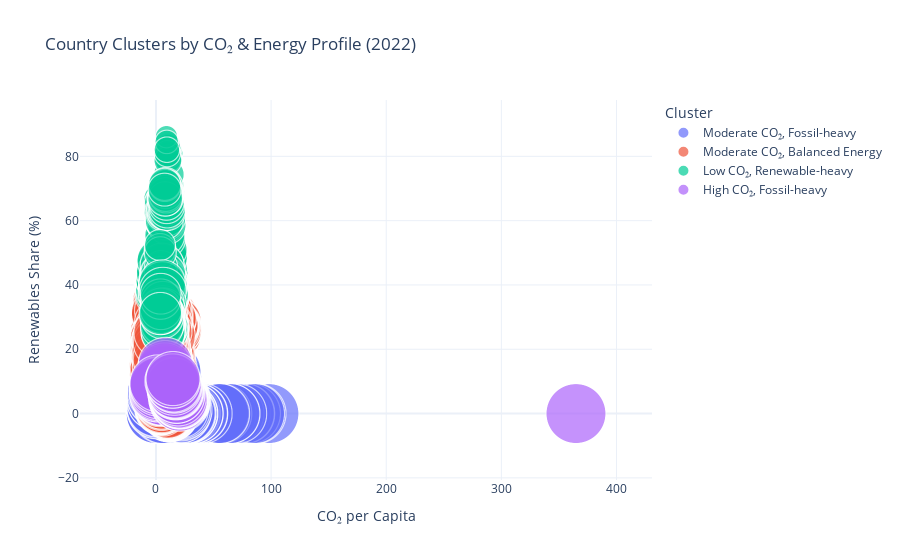

Write notebook code for a chart like this one.
### Code cell
import plotly.express as px


df_cluster['cluster_label'] = df_cluster['cluster'].map({
    3: "High CO₂, Fossil-heavy",
    2: "Moderate CO₂, Balanced Energy",
    0: "Moderate CO₂, Fossil-heavy",
    1: "Low CO₂, Renewable-heavy"
})

fig = px.scatter(
    df_cluster,
    x='co2_per_capita',
    y='renewables_share_energy',
    size='fossil_share_energy',
    color='cluster_label',
    hover_name='country',
    hover_data={
        'co2_per_capita': True,
        'renewables_share_energy': True,
        'fossil_share_energy': True,
        'low_carbon_share_energy': True,
        'gdp': True,
        'cluster_label': False
    },
    title=f"Country Clusters by CO₂ & Energy Profile ({latest_year})",
    size_max=60
)

fig.update_layout(
    xaxis_title="CO₂ per Capita",
    yaxis_title="Renewables Share (%)",
    legend_title="Cluster",
    template="plotly_white"
)

fig.show()

### Figure 1 — Plotly figure (JSON) as saved in the notebook; plotly's stock layout.template omitted (floating-point values rounded to 4 significant figures; data arrays with more than 128 entries replaced by an {"elided": "..."} marker saying what was removed)
{"data": [{"customdata": {"elided": "2704x4 mixed values"}, "hovertemplate": "<b>%{hovertext}</b><br><br>co2_per_capita=%{x}<br>renewables_share_energy=%{y}<br>fossil_share_energy=%{customdata[0]}<br>low_carbon_share_energy=%{customdata[1]}<br>gdp=%{customdata[2]}<extra></extra>", "hovertext": {"elided": "2704 str values"}, "legendgroup": "Moderate CO₂, Fossil-heavy", "marker": {"color": "#636efa", "size": {"elided": "2704 float values"}, "sizemode": "area", "sizeref": 0.02778, "symbol": "circle"}, "mode": "markers", "name": "Moderate CO₂, Fossil-heavy", "showlegend": true, "x": {"elided": "2704 float values"}, "xaxis": "x", "y": {"elided": "2704 float values"}, "yaxis": "y", "type": "scattergl"}, {"customdata": {"elided": "1197x4 mixed values"}, "hovertemplate": "<b>%{hovertext}</b><br><br>co2_per_capita=%{x}<br>renewables_share_energy=%{y}<br>fossil_share_energy=%{customdata[0]}<br>low_carbon_share_energy=%{customdata[1]}<br>gdp=%{customdata[2]}<extra></extra>", "hovertext": {"elided": "1197 str values"}, "legendgroup": "Moderate CO₂, Balanced Energy", "marker": {"color": "#EF553B", "size": {"elided": "1197 float values"}, "sizemode": "area", "sizeref": 0.02778, "symbol": "circle"}, "mode": "markers", "name": "Moderate CO₂, Balanced Energy", "showlegend": true, "x": {"elided": "1197 float values"}, "xaxis": "x", "y": {"elided": "1197 float values"}, "yaxis": "y", "type": "scattergl"}, {"customdata": {"elided": "300x4 mixed values"}, "hovertemplate": "<b>%{hovertext}</b><br><br>co2_per_capita=%{x}<br>renewables_share_energy=%{y}<br>fossil_share_energy=%{customdata[0]}<br>low_carbon_share_energy=%{customdata[1]}<br>gdp=%{customdata[2]}<extra></extra>", "hovertext": {"elided": "300 str values"}, "legendgroup": "Low CO₂, Renewable-heavy", "marker": {"color": "#00cc96", "size": {"elided": "300 float values"}, "sizemode": "area", "sizeref": 0.02778, "symbol": "circle"}, "mode": "markers", "name": "Low CO₂, Renewable-heavy", "showlegend": true, "x": {"elided": "300 float values"}, "xaxis": "x", "y": {"elided": "300 float values"}, "yaxis": "y", "type": "scattergl"}, {"customdata": {"elided": "73x4 mixed values"}, "hovertemplate": "<b>%{hovertext}</b><br><br>co2_per_capita=%{x}<br>renewables_share_energy=%{y}<br>fossil_share_energy=%{customdata[0]}<br>low_carbon_share_energy=%{customdata[1]}<br>gdp=%{customdata[2]}<extra></extra>", "hovertext": ["China", "China", "China", "China", "China", "China", "China", "China", "China", "China", "China", "China", "China", "China", "China", "China", "China", "China", "China", "China", "India", "India", "India", "India", "India", "India", "India", "India", "Kuwait", "United States", "United States", "United States", "United States", "United States", "United States", "United States", "United States", "United States", "United States", "United States", "United States", "United States", "United States", "United States", "United States", "United States", "United States", "United States", "United States", "United States", "United States", "United States", "United States", "United States", "United States", "United States", "United States", "United States", "United States", "United States", "United States", "United States", "United States", "United States", "United States", "United States", "United States", "United States", "United States", "United States", "United States", "United States", "United States"], "legendgroup": "High CO₂, Fossil-heavy", "marker": {"color": "#ab63fa", "size": [94.25, 93.97, 94.08, 94.09, 93.93, 92.43, 92.76, 92.13, 92.58, 91.15, 90.68, 89.33, 88.48, 87.36, 86.63, 85.85, 85.05, 84.41, 83.5, 82.45, 92.41, 92.47, 92.11, 91.62, 90.68, 89.85, 90.2, 89.44, 100.0, 92.47, 92.26, 91.91, 90.72, 90.13, 90.18, 89.89, 89.37, 89.64, 89.48, 89.0, 88.0, 87.52, 87.99, 87.97, 88.03, 87.33, 87.34, 87.84, 87.76, 87.38, 87.81, 88.06, 87.56, 87.66, 87.67, 87.69, 87.17, 87.41, 86.66, 85.57, 85.8, 84.93, 84.98, 84.82, 84.73, 84.49, 83.68, 83.0, 83.42, 83.05, 81.49, 82.05, 81.55], "sizemode": "area", "sizeref": 0.02778, "symbol": "circle"}, "mode": "markers", "name": "High CO₂, Fossil-heavy", "showlegend": true, "x": [3.735, 4.002, 4.49, 4.921, 5.261, 5.617, 5.871, 6.37, 6.999, 7.132, 7.21, 7.188, 7.061, 6.943, 7.08, 7.292, 7.526, 7.641, 7.911, 8.218, 1.681, 1.75, 1.784, 1.888, 1.88, 1.727, 1.892, 1.986, 364.8, 21.57, 20.58, 19.57, 18.38, 18.34, 18.71, 18.6, 18.44, 19.06, 19.72, 19.79, 20.25, 19.79, 19.95, 20.1, 20.2, 20.23, 20.68, 20.75, 20.77, 20.81, 21.4, 20.77, 20.72, 20.72, 20.87, 20.72, 20.24, 20.28, 19.41, 17.81, 18.23, 17.63, 16.81, 17.1, 17.12, 16.46, 15.94, 15.64, 16.0, 15.5, 13.82, 14.76, 14.8], "xaxis": "x", "y": [5.001, 5.289, 5.239, 5.267, 5.407, 6.872, 6.56, 7.195, 6.697, 8.068, 8.474, 9.69, 10.28, 11.11, 11.67, 12.22, 12.79, 13.4, 14.2, 15.22, 6.357, 6.37, 6.793, 7.307, 8.108, 8.893, 8.657, 9.421, 0.0, 4.065, 4.19, 4.114, 4.983, 5.393, 5.066, 4.533, 4.661, 4.017, 3.495, 4.106, 4.516, 4.519, 4.083, 4.377, 4.076, 4.551, 4.791, 4.884, 4.489, 4.383, 3.856, 3.287, 3.851, 4.012, 3.944, 4.055, 4.502, 4.222, 4.833, 5.601, 5.642, 6.653, 6.652, 6.888, 7.015, 7.219, 7.993, 8.755, 8.64, 8.967, 10.12, 10.12, 10.88], "yaxis": "y", "type": "scattergl"}], "layout": {"xaxis": {"anchor": "y", "domain": [0.0, 1.0], "title": {"text": "CO₂ per Capita"}}, "yaxis": {"anchor": "x", "domain": [0.0, 1.0], "title": {"text": "Renewables Share (%)"}}, "legend": {"title": {"text": "Cluster"}, "tracegroupgap": 0, "itemsizing": "constant"}, "title": {"text": "Country Clusters by CO₂ & Energy Profile (2022)"}}}
